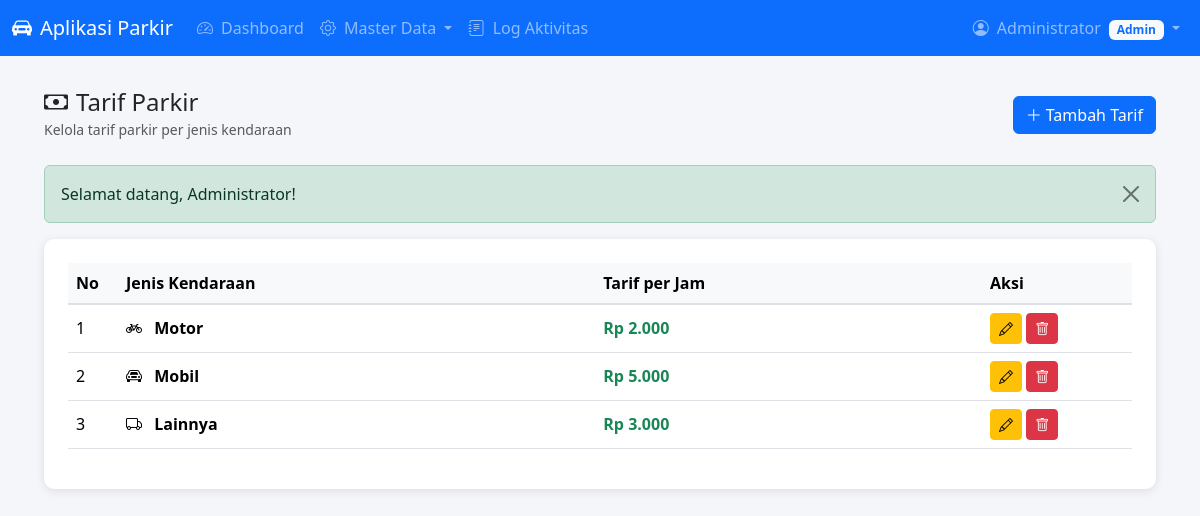
Page /pages/admin/tarif.php (signed in) on the committed database.
### tables this page shows
CREATE TABLE tb_tarif (
    id_tarif INT(11) NOT NULL AUTO_INCREMENT,
    jenis_kendaraan ENUM('motor', 'mobil', 'lainnya') NOT NULL,
    tarif_per_jam DECIMAL(10, 0) NOT NULL,
    PRIMARY KEY (id_tarif)
);

### pages/admin/tarif.php (the view, shortened to what this page needs)
<?php
require_once __DIR__ . '/../../includes/auth_check.php';
$action = $_GET['action'] ?? 'list';
$tarifList = mysqli_query($conn, "SELECT * FROM tb_tarif ORDER BY id_tarif ASC");
include __DIR__ . '/../../includes/header.php';
include __DIR__ . '/../../includes/navbar.php';
?>
<div class="main-content">
    <div class="container-fluid">
        <div class="d-flex justify-content-between align-items-center mb-4">
            <div>
                <h4 class="mb-0"><i class="bi bi-cash me-2"></i>Tarif Parkir</h4>
                <small class="text-muted">Kelola tarif parkir per jenis kendaraan</small>
            </div>
            <?php if ($action == 'list'): ?>
            <a href="?action=add" class="btn btn-primary">
                <i class="bi bi-plus-lg me-1"></i>Tambah Tarif
            </a>
            <?php else: ?>
            <a href="<?= APP_URL ?>/pages/admin/tarif.php" class="btn btn-secondary">
                <i class="bi bi-arrow-left me-1"></i>Kembali
            </a>
            <?php endif; ?>
        </div>
        <?= getFlash() ?>
        <?php if ($action == 'list'): ?>
        <div class="table-container">
            <div class="table-responsive">
                <table class="table table-hover align-middle">
                    <thead>
                        <tr>
                            <th width="50">No</th>
                            <th>Jenis Kendaraan</th>
                            <th>Tarif per Jam</th>
                            <th width="150">Aksi</th>
                        </tr>
                    </thead>
                    <tbody>
                        <?php $no = 1; while ($row = mysqli_fetch_assoc($tarifList)): ?>
                        <tr>
                            <td><?= $no++ ?></td>
                            <td>
                                <?php
                                $icon = match($row['jenis_kendaraan']) {
                                    'motor' => 'bi-bicycle',
                                    'mobil' => 'bi-car-front',
                                    default => 'bi-truck'
                                };
                                ?>
                                <i class="bi <?= $icon ?> me-2"></i>
                                <strong><?= ucfirst($row['jenis_kendaraan']) ?></strong>
                            </td>
                            <td class="text-success fw-bold"><?= formatRupiah($row['tarif_per_jam']) ?></td>
                            <td>
                                <a href="?action=edit&id=<?= $row['id_tarif'] ?>" class="btn btn-sm btn-warning">
                                    <i class="bi bi-pencil"></i>
                                </a>
                                <a href="?action=delete&id=<?= $row['id_tarif'] ?>" class="btn btn-sm btn-danger btn-delete">
                                    <i class="bi bi-trash"></i>
                                </a>
                            </td>
                        </tr>
                        <?php endwhile; ?>
                    </tbody>
                </table>
            </div>
        </div>
        <?php endif; ?>
    </div>
</div>
<?php include __DIR__ . '/../../includes/footer.php'; ?>

### assets/css/style.css (style rules this page uses)
:root { --primary-color: #0d6efd; --secondary-color: #6c757d; --success-color: #198754; --danger-color: #dc3545; --warning-color: #ffc107; --info-color: #0dcaf0; --light-color: #f8f9fa; --dark-color: #212529; }
body { font-family: 'Segoe UI', Tahoma, Geneva, Verdana, sans-serif; background-color: #f4f6f9; min-height: 100vh; }
.main-content { padding: 2rem; }
.table-container { background: white; border-radius: 10px; box-shadow: 0 2px 10px rgba(0, 0, 0, 0.1); padding: 1.5rem; }
.table thead th { background-color: #f8f9fa; border-bottom: 2px solid #dee2e6; font-weight: 600; }

### rows in the picture
tb_tarif: jenis_kendaraan "Motor", tarif_per_jam "Rp 2.000"
tb_tarif: jenis_kendaraan "Mobil", tarif_per_jam "Rp 5.000"
tb_tarif: jenis_kendaraan "Lainnya", tarif_per_jam "Rp 3.000"

### other values in the picture
APP_NAME "Aplikasi Parkir"
currentUser('nama_lengkap') "Administrator"
$userRole "Admin"
$flash['message'] "Selamat datang, Administrator!"
